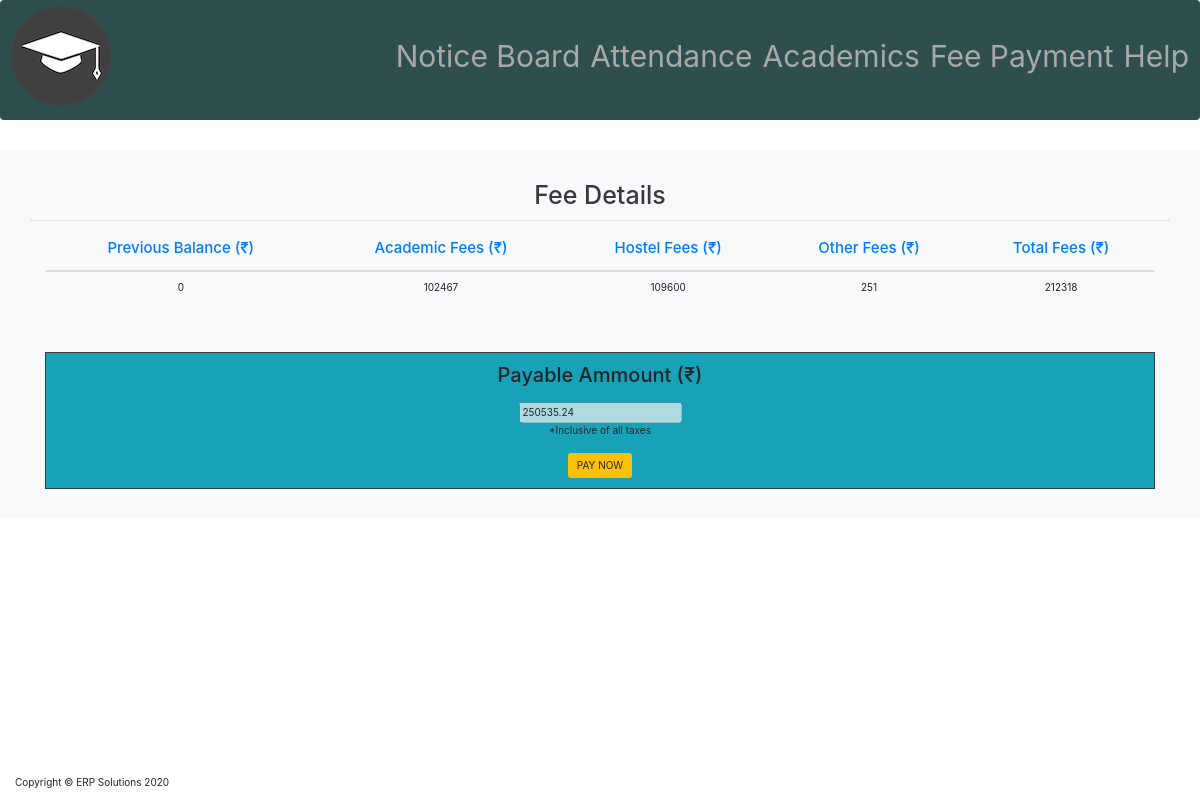
Page /Fee.php (signed in) on the committed database.
### tables this page shows
CREATE TABLE `FeePayment` (
  `EnrollmentNo` int(11) DEFAULT NULL,
  `Amount_To_Be_Paid` bigint(20) DEFAULT NULL,
  `Previous_Amount` bigint(20) DEFAULT NULL,
  `Other_Fee` bigint(20) DEFAULT NULL,
  `Hostel_Fee` bigint(20) DEFAULT NULL
);

### Fee.php (the view, shortened to what this page needs)
<?php
 if(isset($_SESSION['login_user'])) {
    $EnrollmentNo = $_SESSION['login_user'];
}
?>
<?php
    include "header.php";?>
      <?php include "navbar.php"; ?>
      <div class="bg-light p-5" style="margin-top:150px;">
             <h1 class="text-center text-dark">Fee Details</h1>
              <hr>
              <div class="container">
              <table class="table text-center">
  <thead>
    <tr class="text-primary">
      <th scope="col"><h4>Previous Balance (₹)</h4></th>
      <th scope="col"><h4>Academic Fees (₹)</th>
      <th scope="col"><h4>Hostel Fees (₹)</h4></th>
      <th scope="col"><h4>Other Fees (₹)</h4></th>
      <th scope="col"><h4>Total Fees (₹)</h4></th>
  </thead>
  <?php
  $query = "SELECT * FROM FeePayment WHERE EnrollmentNo = '{$EnrollmentNo}' ";
  $select_user_profile_query = mysqli_query($connection, $query);
  while($data = mysqli_fetch_array($select_user_profile_query)) {
  ?>
  <tbody>
    <tr>
      <td scope="row"><?php echo $data['Previous_Amount']; ?></td>
      <td><?php echo $data['Amount_To_Be_Paid']; ?></td>
      <td><?php echo $data['Hostel_Fee']; ?></td>
      <td><?php echo $data['Other_Fee']; ?></td>
      <td><?php echo $fees = ($data['Amount_To_Be_Paid']+$data['Hostel_Fee']+$data['Other_Fee'])-$data['Previous_Amount']; ?></td>
    </tr>
  </tbody>
  <?php
  }
  ?>
</table>
<div class=" bg-info pay-now text-center p-3 border border-dark" style="margin-top: 50px;">
  <form action="POST">
    <label for="Payment"><h2>Payable Ammount (₹)</h2></label><br>
    <input class="mt-2" type="number" value="<?php echo $fees+($fees*(18/100)); ?>" disabled="true"><br>
    <p>*Inclusive of all taxes</p>
    <button class="btn btn-warning mt-2">PAY NOW</button>
  </form>
</div>
              </div>
      </div>
      <?php include "footnote.php"; ?>
<?php include "footer.php"; ?>

### assets/css/dash.css (style rules this page uses)
body { height:100% !important; padding:0 !important; margin:0 !important; }

### rows in the picture
feepayment: Previous_Amount "0", Amount_To_Be_Paid "102467", Hostel_Fee "109600", Other_Fee "251", Amount_To_Be_Paid+Hostel_Fee+Other_Fee "212318", Amount_To_Be_Paid+Hostel_Fee+Other_Fee "250535.24"

### other values in the picture
$title "Notice Board"
$title "Attendance"
$title "Academics"
$title "Fee Payment"
$title "Help"
